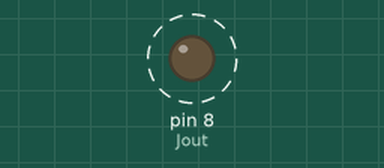
This sketch was run on a simulated Arduino Uno, built with avr-gcc and run on an emulated ATmega328P. On the bench: output pins drawn as LEDs (lit = HIGH). Dashed ring = blinking. Pins used as bus, display or sensor lines are not drawn.

Above: at 0.5 s.
Timing chart, 0 to 4.6 s (numbered marks = the images above):
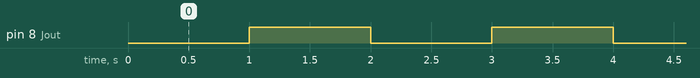

Measured:
- by itself, pin 8 (Jout): alternates HIGH for 1.0 s and LOW for 1.0 s

The sketch:

SIPO_seven_segment.ino
```cpp
#include <elapsedMillis.h>

elapsedMillis timeElapsed;

const boolean one = HIGH;
const boolean zero = LOW;

const int Jout = 8;
const int clk = 1;

boolean binaries[10][4] = {{zero, zero, zero, zero}, // 0 - 0000
                           {zero, zero, zero, one},  // 1 - 0001
                           {zero, zero, one, zero},  // 2 - 0010
                           {zero, zero, one, one},   // 3 - 0011
                           {zero, one, zero, zero},  // 4 - 0100
                           {zero, one, zero, one},   // 5 - 0101
                           {zero, one, one, zero},   // 6 - 0110
                           {zero, one, one, one},    // 7 - 0111
                           {one, zero, zero, zero},  // 8 - 1000
                           {one, zero, zero, one}};  // 9 - 1001

void setup() {
  //Serial.begin(9600);
  pinMode(Jout, OUTPUT);
  pinMode(clk, OUTPUT);
}

void loop() {
    for (int i = 0; i < 10; i++) {
        writeFourBits(binaries[i]);
        delay(1000);
        //Serial.println(timeElapsed);
    }
}

void writeFourBits(boolean bits[4]) {
    for (int i = 0; i < 4; i++) {
        digitalWrite(clk, LOW);
        //delay(100);
        if (bits[i] == HIGH) { digitalWrite(Jout, HIGH); }
        else { digitalWrite(Jout, LOW); }
        digitalWrite(clk, HIGH);
        //delay(100);
    }
}
```
